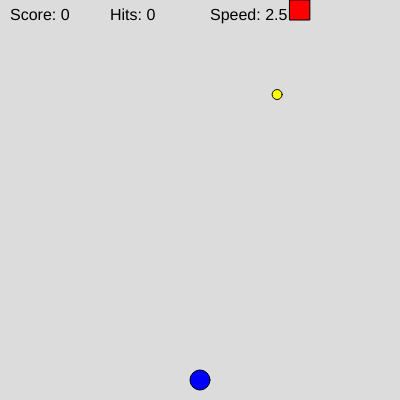
Frame 1 (no input)
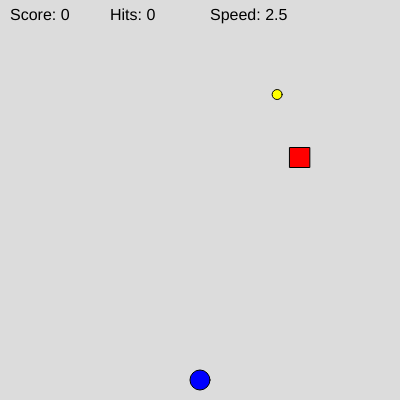
Frame 60 (no input)
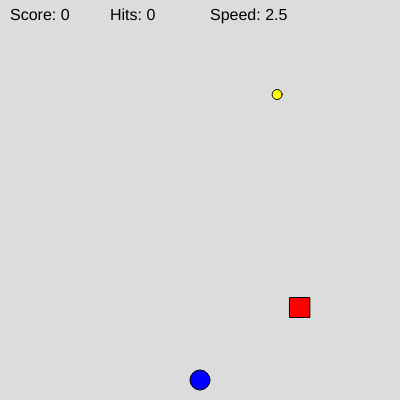
Frame 120 (the mouse pressed at the canvas centre since frame 60)

The p5.js sketch that drew these frames (run headless with seeded random() and noise() and a simulated clock; from frame 60 on, the mouse is pressed at the canvas centre):

// p5.js sketch
// ── sketch.js
// Game variables 
let playerX, playerY;
let coinX, coinY;
let obstacleX, obstacleY
let obstacleSpeed = 2.5
let score = 0;
let hits = 0
let gameOver = false;

let collidedObstacle = false
let collected = false

function setup() {
  createCanvas(400, 400);
  initializeGame();
}

function initializeGame() {
  // Initialize player position (bottom center)
  playerX = width/2;
  playerY = height - 20;
  
  // Initialize coin position
  newCoin();
  
  // Initialize obstacle position
  obstacleX = random(20, width-20);
  obstacleY = 0;
}

function draw() {
  background(220);
  
  if (gameOver) {
    displayGameOver();
  } else {
    // Draw game elements
    drawPlayer();
    drawCoin();
    drawObstacle();
    
    // Handle movement
    movePlayer();
    moveObstacle();
    
    // Check for collisions
    checkCoinCollection();
    checkCollisions();
    
    // Display game stats
    displayStats();
  }
}

function drawPlayer() {
  fill(0, 0, 255);  // Blue player
  circle(playerX, playerY, 20);
}

function drawCoin() {
  fill(255, 255, 0);  // Yellow coin
  circle(coinX, coinY, 10);
}

function drawObstacle() {
  fill(255, 0, 0);  // Red obstacle
  rect(obstacleX, obstacleY, 20, 20);
}

// Basic left/right movement provided
function movePlayer() {
  // check bounds, if moving will exceed the frame
  if (keyIsDown(LEFT_ARROW)) {
    if (playerX - 5 >= 10) {
      playerX -= 5;
    }
  }
  if (keyIsDown(RIGHT_ARROW)) {
    if (playerX + 5 <= width-10) {
      playerX += 5;
    }
  }
  if (keyIsDown(UP_ARROW)) {
    if (playerY - 5 >= 10) {
      playerY -= 5
    }
  }
  if (keyIsDown(DOWN_ARROW)) {
    if (playerY - 5 <= height - 20) {
      playerY += 5
    }
  }
  
  // TODO: Add up/down movement
  // HINT: Use UP_ARROW and DOWN_ARROW keys
  // Movement should be 5 pixels per frame
  
  // TODO: Add boundary checking
  // HINT: Keep player within canvas bounds
  // Check against 0, width, and height
}

function moveObstacle() {
  // TODO: Move obstacle from left to right
  // HINT: Increase obstacleX by obstacleSpeed
  
  // TODO: Reset obstacle when it goes off screen
  // HINT: Check if obstacleX > width
  // Reset to left side and new random Y position

  obstacleY += obstacleSpeed

  if (obstacleY > height) {
    // reset obstacle
    obstacleY = 0
    // increment speed
    obstacleSpeed += 0.5
    // random height
    obstacleX = random(20, width-20)
  }
}

function checkCoinCollection() {
  // TODO: Check if player touches coin
  // HINT: Use dist(playerX, playerY, coinX, coinY)
  // If distance < 15:
  //   - Increase score
  //   - Create new coin
  //   - Increase obstacle speed slightly

  if (dist(playerX, playerY, coinX, coinY) < 15) {
    if (!collected) {
      collected = true
      score += 1
      obstacleSpeed += 0.5
      newCoin()
      collected = false
    }
  }
}

function checkCollisions() {
  // TODO: Check if player hits obstacle
  // HINT: Similar to coin collection
  // If hit (distance < 20):
  //   - Increase hits
  //   - Check for game over (hits >= 3)
  //   - Reset positions

  if (dist(obstacleX, obstacleY, playerX, playerY) < 20 && !collidedObstacle) {
    print("collided")
    collidedObstacle = true
    hits += 1
    
    
    obstacleX = random(20, width-20)
    obstacleY = 0

    if (hits >= 3) {
      gameOver = true
      // collidedObstacle = true
      print("game over!")
      displayGameOver()
      // resetGame()
      // collidedObstacle = false
    }
    collidedObstacle = false
  }
}

function displayStats() {
  fill(0);
  textSize(16);
  text("Score: " + score, 10, 20);
  text("Hits: " + hits, 110, 20);
  text("Speed: " + obstacleSpeed, 210, 20);
  // TODO: Add display for hits and speed

}

function displayGameOver() {
  // TODO: Show game over screen
  // HINT: Use textAlign(CENTER, CENTER)
  // Show:
  //   - "Game Over" message
  //   - Final score
  //   - "Press R to Restart"

  if (gameOver) {
    textAlign(CENTER, CENTER)
    text("GAME OVER!", 200, 150)
    text("Final Score: " + score, 200, 200)
    text("Press R to Restart", 200, 250)
    textAlign(LEFT)
  }
}

function newCoin() {
  // Generate random position for coin
  coinX = random(20, width-20);
  coinY = random(20, height-20);
}

function resetGame() {
  // TODO: Reset all game variables
  // HINT: Reset score, hits, speed
  // Set gameOver to false
  // Call initializeGame()

  score = 0
  hits = 0
  obstacleSpeed = 2.5
  // gameOver = false
  initializeGame()
}

function keyPressed() {
  // TODO: Check for 'R' key to restart game
  // HINT: Use key === 'r' || key === 'R'
  // Only works when game is over

  if (gameOver) {
    if (key === "r" || key === "R") {
      gameOver = false
      resetGame()
      initializeGame()
    }
  }

  
}

// Helper function you might need
function distance(x1, y1, x2, y2) {
  return dist(x1, y1, x2, y2);
}
